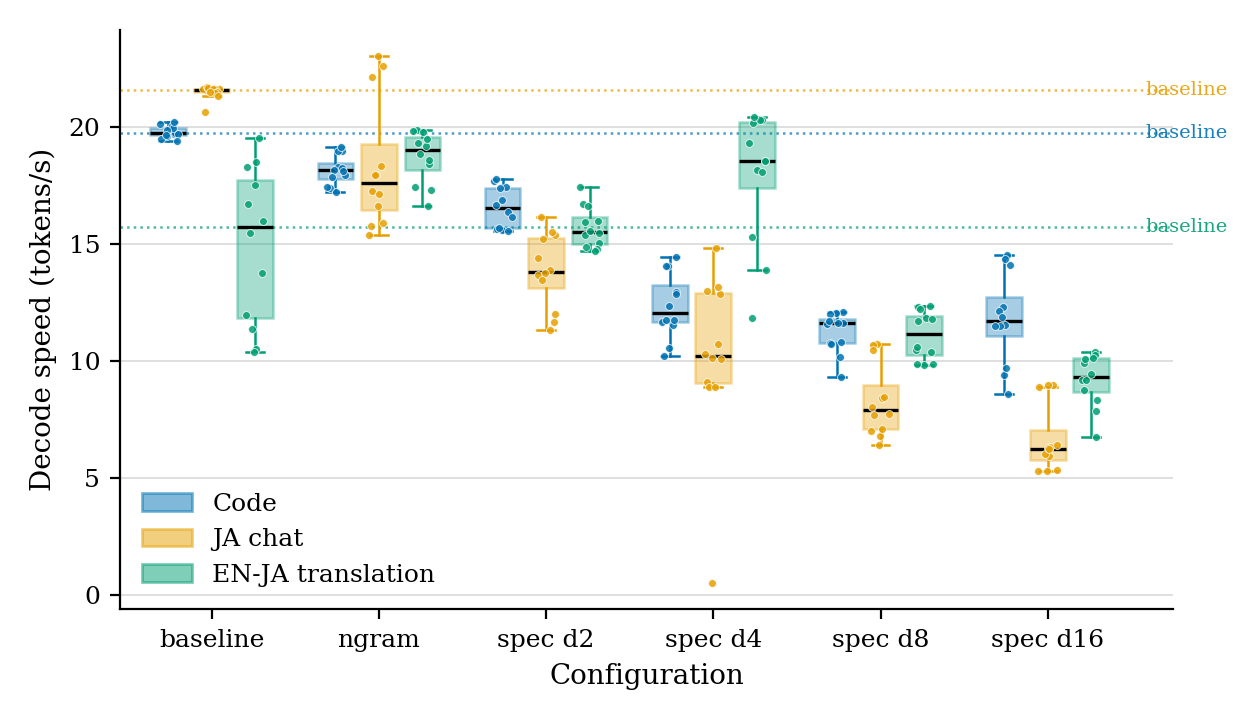

This chart was generated by the following Python code:
#!/usr/bin/env python
"""Figure 3: Per-request decode-speed distributions.

Grouped box plots: x = config (baseline, ngram, d2, d4, d8, d16),
grouped/colored by task, y = tokens/s, with individual jittered points
overlaid (12 points per config x task = 36 per config).

Reads:  report/data/summary.json
Writes: report/figures/fig3_distributions.{pdf,png}
"""

import json
from pathlib import Path

import matplotlib.pyplot as plt
import numpy as np

ROOT = Path(__file__).resolve().parents[1]
DATA = ROOT / "data" / "summary.json"
OUT = ROOT / "figures"

# ---------------------------------------------------------------- style
plt.rcParams.update(
    {
        "font.family": "serif",
        "font.serif": ["DejaVu Serif"],
        "font.size": 10,
        "axes.titlesize": 10,
        "axes.labelsize": 10,
        "xtick.labelsize": 9,
        "ytick.labelsize": 9,
        "legend.fontsize": 9,
        "axes.spines.top": False,
        "axes.spines.right": False,
        "axes.grid": True,
        "axes.grid.axis": "y",
        "grid.color": "0.85",
        "grid.linewidth": 0.6,
        "axes.axisbelow": True,
        "legend.frameon": False,
    }
)

# Okabe-Ito (colorblind-safe)
OKABE_ITO = {
    "code": "#0072B2",              # blue
    "ja_chat": "#E69F00",           # orange
    "translation_en_ja": "#009E73", # bluish green
}
TASK_LABELS = {
    "code": "Code",
    "ja_chat": "JA chat",
    "translation_en_ja": "EN-JA translation",
}
CONFIG_LABELS = {
    "fx_baseline": "baseline",
    "fx_ngram": "ngram",
    "fx_spec_d2": "spec d2",
    "fx_spec_d4": "spec d4",
    "fx_spec_d8": "spec d8",
    "fx_spec_d16": "spec d16",
}

# ---------------------------------------------------------------- data
with open(DATA) as f:
    summary = json.load(f)

configs = summary["configs"]
tasks = summary["tasks"]
raw = summary["raw_points"]
baseline_medians = summary["baseline_medians"]

# ---------------------------------------------------------------- plot
fig, ax = plt.subplots(figsize=(6.3, 3.6))

n_tasks = len(tasks)
group_width = 0.78
box_width = group_width / n_tasks * 0.82
offsets = (np.arange(n_tasks) - (n_tasks - 1) / 2) * (group_width / n_tasks)

rng = np.random.default_rng(42)

for ti, task in enumerate(tasks):
    color = OKABE_ITO[task]
    positions = np.arange(len(configs)) + offsets[ti]
    data = [raw[cfg][task] for cfg in configs]

    bp = ax.boxplot(
        data,
        positions=positions,
        widths=box_width,
        patch_artist=True,
        showfliers=False,
        medianprops=dict(color="black", linewidth=1.2),
        whiskerprops=dict(color=color, linewidth=0.9),
        capprops=dict(color=color, linewidth=0.9),
        boxprops=dict(facecolor=color, alpha=0.35, edgecolor=color, linewidth=0.9),
    )

    # jittered individual points (12 per box)
    for pos, vals in zip(positions, data):
        jitter = rng.uniform(-box_width * 0.28, box_width * 0.28, size=len(vals))
        ax.scatter(
            pos + jitter,
            vals,
            s=8,
            facecolor=color,
            edgecolor="white",
            linewidth=0.3,
            alpha=0.85,
            zorder=3,
        )

# baseline median reference lines (one per task, spanning full width)
for task in tasks:
    ax.axhline(
        baseline_medians[task],
        color=OKABE_ITO[task],
        linestyle=":",
        linewidth=0.9,
        alpha=0.7,
        zorder=1,
    )

# label the baseline reference lines on the right edge
xmax = len(configs) - 0.45
for task in tasks:
    ax.annotate(
        "baseline",
        xy=(xmax, baseline_medians[task]),
        xytext=(2, 0),
        textcoords="offset points",
        fontsize=7,
        color=OKABE_ITO[task],
        va="center",
        ha="left",
        alpha=0.9,
    )

ax.set_xticks(np.arange(len(configs)))
ax.set_xticklabels([CONFIG_LABELS[c] for c in configs])
ax.set_xlabel("Configuration")
ax.set_ylabel("Decode speed (tokens/s)")
ax.set_xlim(-0.55, len(configs) - 0.25)

handles = [
    plt.Rectangle((0, 0), 1, 1, facecolor=OKABE_ITO[t], alpha=0.5, edgecolor=OKABE_ITO[t])
    for t in tasks
]
ax.legend(handles, [TASK_LABELS[t] for t in tasks], loc="lower left", ncol=1)

fig.tight_layout()
fig.savefig(OUT / "fig3_distributions.pdf")
fig.savefig(OUT / "fig3_distributions.png", dpi=200)
print("saved", OUT / "fig3_distributions.pdf")
print("saved", OUT / "fig3_distributions.png")
